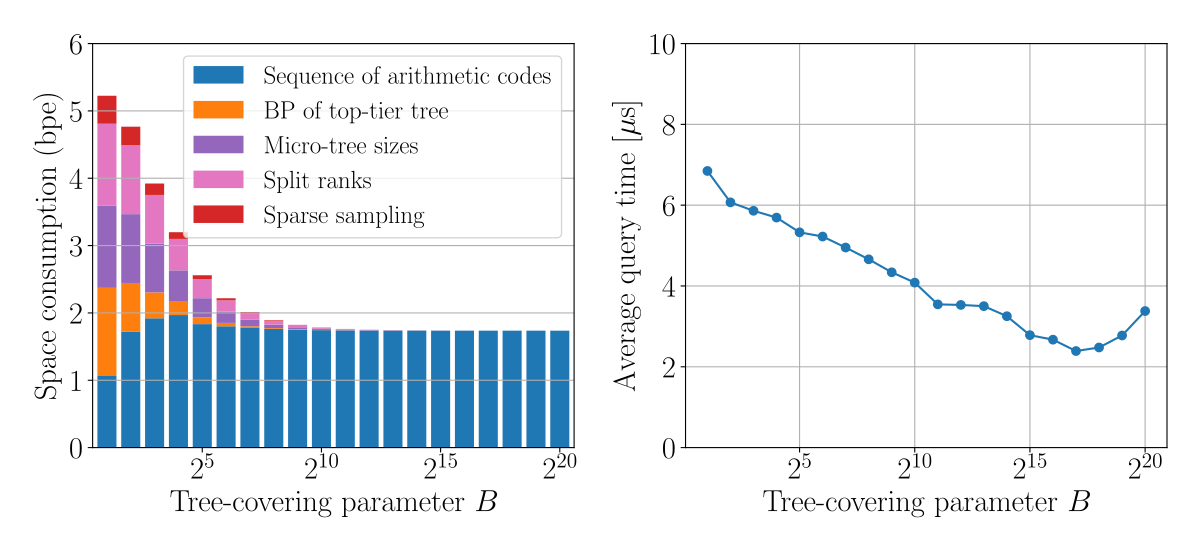

The script that drew this image:
import sys

import matplotlib.pyplot as plt
import numpy as np

for_paper = True


py_name = sys.argv[0]
txt_name = py_name.replace(".py", ".txt")
fig_name = py_name.replace(".py", ".pdf" if for_paper else ".png")

plt.rcParams["font.size"] = 22
if for_paper:
    plt.rcParams["text.usetex"] = True
    plt.rcParams["font.family"] = "Times New Roman"


with open(txt_name) as f:
    lines = f.readlines()


print(lines.pop(0).rstrip())  # date
lines.pop(0)
n = int(lines.pop(0).split()[-1])  # n
q = int(lines.pop(0).split()[-1])  # q
print(f"{n = }, {q = }")


step = 19


def lines_to_np(lines, start, step, index=-1):
    return np.array(
        list(map(lambda line: int(line.split()[index]), lines[start::step]))
    )


lines = lines[:]

# huffman
Bs = lines_to_np(lines, 1, step)
total = lines_to_np(lines, 3, step)
rmm = lines_to_np(lines, 4, step)
main = lines_to_np(lines, 9, step) + lines_to_np(lines, 10, step)
split_rank = lines_to_np(lines, 11, step)
node_count = lines_to_np(lines, 12, step)
sample = lines_to_np(lines, 13, step)
querytime = lines_to_np(lines, 18, step, -2)

assert np.all(total == rmm + main + split_rank + node_count + sample)

stack_plot = {
    "Sequence of arithmetic codes": main / n,
    "BP of top-tier tree": rmm / n,
    "Micro-tree sizes": node_count / n,
    "Split ranks": split_rank / n,
    "Sparse sampling": sample / n,
}

fig, axes = plt.subplots(nrows=1, ncols=2, figsize=(12, 5.5))
bottom = np.zeros(Bs.shape)

xs = np.arange(len(Bs)) + 1

colors = ["C0", "C1", "C4", "C6", "C3"]
assert len(colors) == len(stack_plot)

ax = axes[0]
ax.grid(axis="y")
for color, (label, weights) in zip(colors, stack_plot.items()):
    p = ax.bar(xs, weights, 0.8, label=label, bottom=bottom, color=color)
    bottom += weights

xticks = list(range(5, 21, 5))

ax.legend(fontsize=18)
# ax.legend(bbox_to_anchor=(0, -0.2), loc="upper left", borderaxespad=0)
ax.set_xlim((min(xs) - 0.6, max(xs) + 0.6))
ax.set_yticks(np.arange(0, 7))
ax.set_xticks(xticks)
ax.set_xticklabels(["$2^{" + str(x) + "}$" for x in xticks])
# ax.set_xticklabels(Bs, rotation=60)
ax.set_xlabel("Tree-covering parameter $B$")
ax.set_ylabel("Space consumption (bpe)")

ax = axes[1]
ax.plot(xs, querytime / q * 1e3, marker="o")
ax.grid()
ax.set_ylim(0, 10)
ax.set_xticks(xticks)
ax.set_xticklabels(["$2^{" + str(x) + "}$" for x in xticks])
ax.set_xlabel("Tree-covering parameter $B$")
ax.set_ylabel("Average query time [$\\mu$s]")

plt.tight_layout()
plt.savefig(fig_name)
